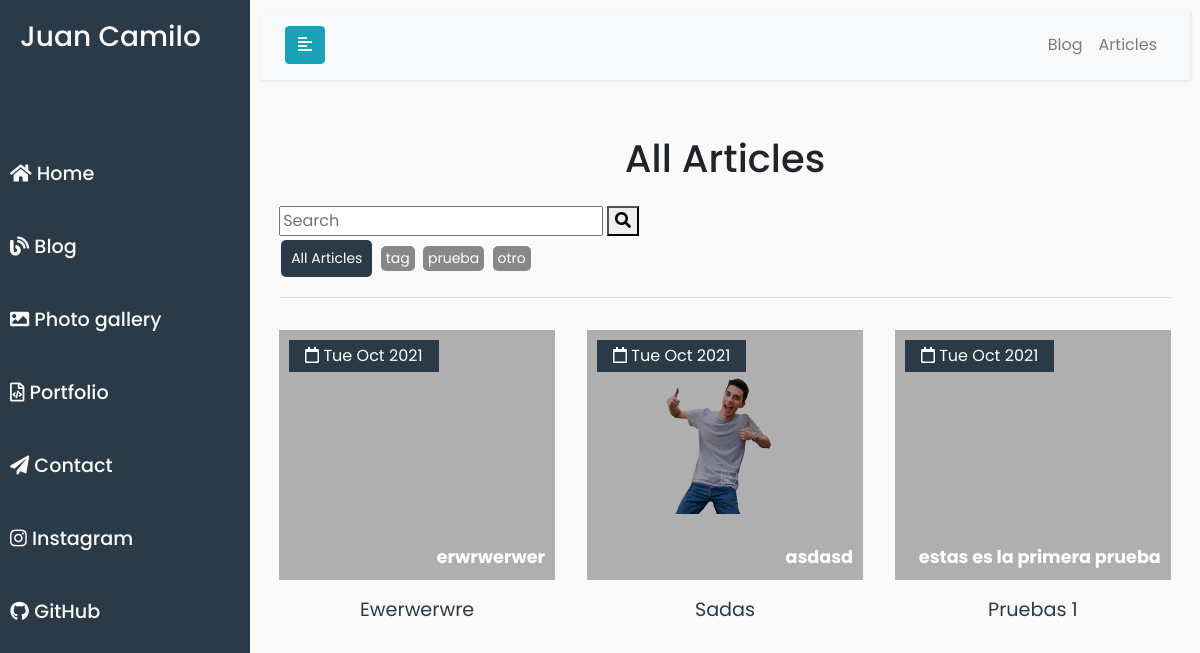
Screenshot of /blog/articles/ with the database file from the repository.
### app/core/models.py (models this page shows, shortened)
class Home(models.Model):
    name = models.CharField(max_length=20, verbose_name='Name of Page')
    acronym = models.CharField(max_length=2, verbose_name='Acronym of Name')
    title = models.CharField(max_length=20, verbose_name='Title of Page')
    instagram_url = models.URLField(verbose_name='Your instagram url')
    github_url = models.URLField(verbose_name='Your Git-Hub url')
    greetings_1 = models.CharField(max_length=5, verbose_name='Greetings in page 1st')
    greetings_2 = models.CharField(max_length=5, verbose_name='Greetings in page 2nd')
    picture = models.ImageField(upload_to='home/' , verbose_name='Your Photo')
    updated = models.DateTimeField(auto_now=True)

### app/blog/models.py (models this page shows, shortened)
class Tag(models.Model):
    name = models.CharField(max_length=100)

class Article(models.Model):
    author = models.ForeignKey(
        Profile, on_delete=models.CASCADE, related_name='author')
    headline = models.CharField(max_length=200)
    sub_headline = models.CharField(max_length=200, null=True, blank=True)
    image = models.ImageField(null=True, blank=True, upload_to="blog/article", default="placeholder.png")
    body = RichTextUploadingField(null=True, blank=True)
    featured = models.BooleanField(default=True)
    tags = models.ManyToManyField(Tag, blank=True)
    options = (
        ('draft', 'Draft'),
        ('published', 'Published'),
    )
    slug = models.SlugField(max_length=250, unique_for_date='publish')
    publish = models.DateTimeField(default=timezone.now)
    status = models.CharField(max_length=10, choices=options, default='draft')
    objects = models.Manager()  # default manager
    articlemanager = ArticleManager()  # custom manager
    def get_absolute_url(self):
        return reverse('blog:article', args=[self.slug])
    class Meta:
        ordering = ('-publish',)

### app/blog/views.py (the view)
# urls.py: path('articles/', views.articles, name='articles'),
def articles(request):
    home = Home.objects.latest('updated')
    query = request.GET.get('query')
    if query == None:
        query = ''
    articles = Article.articlemanager.filter(
        Q(headline__icontains=query) |
        Q(sub_headline__icontains=query) |
        Q(body__icontains=query)
    )
    tags = Tag.objects.all()
    context = {
        'home': home,
        'articles': articles,
        'tags': tags,
    }
    return render(request, 'blog/articles.html', context)

### app/blog/models.py (called while the page is built)
        def get_queryset(self):
            return super().get_queryset() .filter(status='published')

### app/static/templates/blog/articles.html (shortened to what this page needs)
{% extends "base/base.html" %} {% load static %}
{% block head %}
<link rel="stylesheet" href="{% static 'css/blog/blog.css' %}" />
{% endblock %}
{% block content %}
<div id="content">
  <div class="topbar">
    <nav class="navbar navbar-expand-lg navbar-light bg-light">
      <div class="container-fluid">
        <button type="button" id="sidebarCollapse" class="btn btn-info">
          <i class="fas fa-align-left"></i>
        </button>
        <div class="collapse navbar-collapse nav__menu" id="navbarSupportedContent">
          <ul class="nav navbar-nav ml-auto">
            <li class="nav-item">
              <a class="nav-link" href="{% url 'blog:blog' %}">Blog</a>
            </li>
            <li class="nav-item">
              <a class="nav-link" href="{% url 'blog:articles' %}">Articles</a>
            </li>
          </ul>
        </div>
      </div>
    </nav>
  </div>
  <div class = "container2">
    <div class = "title">
      <h2>All Articles</h2>
    </div>
    <form method="GET">
      <input type="text" id="query" name="query" class="textbox" placeholder="Search">
      <button type = "submit" class="button">
        <i class='fas fa-search'></i>
      </button>
    </form>
    <div class="article-meta">
      <a class="back-button" href="{% url 'blog:articles' %}">All Articles</a>
      {% for tag in tags %}
      <span class="tag"><a href="{{ tag.name.url }}">{{ tag.name }}</a></span>
      {% endfor %}
    </div>
    <hr>
    <div class = "featured-content">
      {% for article in articles %}
      <div class = "featured-item">
        <div class = "featured-img">
          <a href="{{ article.get_absolute_url }}">
            <img src = "{{ article.image.url }}" alt = "">
            <span><i class='far fa-calendar'></i>{{ article.publish|date:" D M Y " }}</span>
            <span>{{ article.sub_headline }}</span>
          </a>
        </div>
        <div class = "featured-title">
          <a href = "{{ article.get_absolute_url }}">{{ article.headline }}</a>
        </div>
      </div>
      {% empty %}
			  <h3>No Article found...</h3>
      {% endfor %}
    </div>
  </div>
</div>
{% endblock content %}

### app/static/templates/base/base.html (shortened to what this page needs)
{% load static %}
<!DOCTYPE html>
<html lang="en">
    <head>
        <link   rel="stylesheet"
                href="https://stackpath.bootstrapcdn.com/bootstrap/4.1.0/css/bootstrap.min.css"
/>
        <link rel="stylesheet" href="{% static 'css/base/base.css' %}" />
        {% block head %}{% endblock head %}
    </head>
<body>
    <div class="wrapper">
            <nav id="sidebar">
                <div class="sidebar1 sidebar-header">
                    <h3> {{ home.name }} </h3>
                </div>
                <ul class="sidebar2 list-unstyled components">
                    <li class={% if request.path == '/' %}active{% endif %}>
                        <a href="/">
                            <i class="fas fa-home"></i>
                            <h4>Home</h4>
                        </a>
                    </li>
                    <li class={% if request.path == '/blog/' %}active{% endif %}>
                        <a href="/blog">
                            <i class="fas fa-blog"></i>
                            <h4>Blog</h4>
                        </a>
                    </li>
                    <li class={% if request.path == '/gallery/' %}active{% endif %}>
                        <a href="/gallery">
                            <i class="fas fa-image"></i>
                            <h4>Photo gallery</h4>
                        </a>
                    </li>
                    <li class={% if request.path == '/portfolio/' %}active{% endif %}>
                        <a href="/portfolio">
                            <i class="far fa-file-code"></i>
                            <h4>Portfolio</h4>
                        </a>
                    </li>
                    <li class={% if request.path == '/contact/' %}active{% endif %}>
                        <a href="/contact">
                            <i class="fas fa-paper-plane"></i>
                            <h4>Contact</h4>
                        </a>
                    </li>
                    <li>
                        <a href="https://www.instagram.com/juankgmr/" target="_blank">
                            <i class="fab fa-instagram"></i>
                            <h4>Instagram</h4>
                        </a>
                    </li>
                    <li>
                        <a href="https://github.com/juancgr303" >
                            <i class="fab fa-github"></i>
                            <h4>GitHub</h4>
                        </a>
                    </li>
                </ul>
            </nav>
        {% block content %}
        {% endblock  %}
    </div>
</body>
</html>

### app/static/css/base/base.css (style rules this page uses)
:root { --first-color: #2A3B47; --second-color: #48657A; --white-color: #fafafa; --text-color: #999; --header-height: 4rem; --big-font-size: 10rem; --h2-font-size: 1.25rem; }
:root { --mb-1: .5rem; --mb-2: 1rem; --mb-3: 1.5rem; --mb-4: 2rem; }
h4 { font-size: 1em; text-align: left; display: inline-block; }
ul { margin: 0; padding: 0; list-style: none; }
body { font-family: 'Poppins', sans-serif; background: var(--white-color); }
a, a:hover, a:focus { color: inherit; text-decoration: none; transition: all 0.3s; }
.navbar { padding: 15px 10px; background: var(--white-color); border: none; border-radius: 0; margin-bottom: 40px; box-shadow: 1px 1px 3px rgba(0, 0, 0, 0.1); }
i, span { display: inline-block; }
@media screen and (min-width: 768px) { body { margin: 0; } }
.wrapper { display: flex; align-items: stretch; }
#sidebar { min-width: 250px; max-width: 250px; background: var(--first-color); color: var(--white-color); transition: all 0.3s; }
.sidebar1 { position: -webkit-sticky; position: sticky; top: 0; }
.sidebar2 { position: -webkit-sticky; position: sticky; top: 120px; }
#sidebar ul li a { text-align: left; font-size: 1.2em !important; padding: 20px 10px !important; }
#sidebar .sidebar-header { padding: 20px; background: var(--first-color); }
#sidebar ul.components { padding: 20px 0; }
#sidebar ul li a { padding: 10px; font-size: 1.1em; display: block; }
#content { width: 100%; padding: 10px; min-height: 100vh; transition: all 0.3s; }

### app/static/css/blog/blog.css (style rules this page uses)
.container2 { max-width: 100vw !important; margin: 0 auto !important; padding: 0 1.2rem !important; }
img { width: 100% ; }
.title { text-align: center; padding: 1rem 0; }
.title h2 { font-size: 2.4rem ; }
.featured-content { margin: 2rem 0; }
.featured-item { cursor: pointer; margin: 1.5rem 0; }
.featured-img { position: relative; height: 250px; overflow: hidden; }
.featured-img::after { position: absolute; content: ""; top: 0; left: 0; width: 100%; height: 100%; background: rgba(0, 0, 0, 0.3); }
.featured-img img { transition: all 0.5s ease; width: 100% ; }
.featured-img span:first-of-type { position: absolute; z-index: 1; top: 10px; left: 10px; background: var(--first-color); color: #fff; padding: 0.25rem 1rem; }
.featured-img span:last-of-type { position: absolute; z-index: 1; bottom: 10px; right: 10px; color: #fff; font-weight: 700; font-size: 1.1rem; }
.featured-title { padding: 1rem; font-size: 1.2rem; text-align: center; width: 70%; margin: 0 auto; }
.featured-title a { color: var(--first-color); text-decoration: none; text-transform: capitalize; }
@media screen and (min-width: 768px) { .featured-content { display: grid; grid-template-columns: repeat(2, 1fr); gap: 2rem; } }
@media screen and (min-width: 768px) { .featured-item { margin: 0; } }
@media screen and (min-width: 1200px) { .featured-content { grid-template-columns: repeat(3, 1fr); } }
.tag { display:inline-block; color:#fff; background-color: #888; border-radius: 5px; margin: 2px; padding: 2px 5px; font-size: 14px; cursor: pointer; text-decoration: none; }
.tag a { text-decoration: none; color: white; }
.back-button { padding: 8px 10px; color: #fff; text-align: center; text-decoration: none; font-size: 14px; display: inline-block; margin: 4px 2px; transition-duration: 0.4s; cursor: pointer; background-color: var(--first-color); border-radius: 5px; }

### rows the page displays
Home: name "Juan Camilo"
Tag: name "tag"
Tag: name "prueba"
Tag: name "otro"
Article: publish "Tue Oct 2021", sub_headline "erwrwerwer", headline "Ewerwerwre"
Article: image (picture), publish "Tue Oct 2021", sub_headline "asdasd", headline "Sadas"
Article: publish "Tue Oct 2021", sub_headline "estas es la primera prueba", headline "Pruebas 1"
